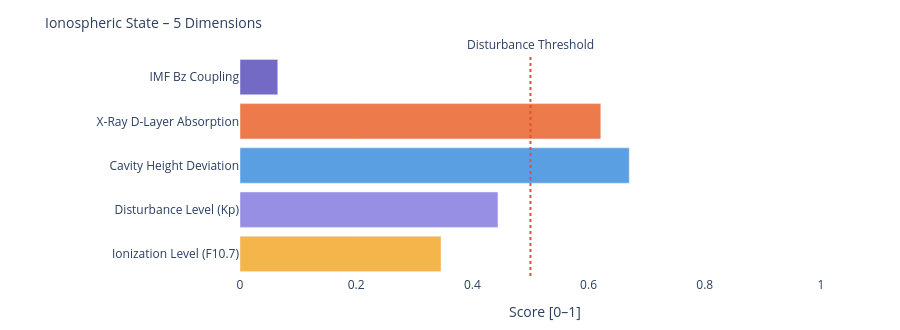

Notebook cell for this chart:
### Markdown cell above
---
### 📐 Systemic Insight: Geometric Cavity vs. Real Schumann Resonance

**Relevant for:** Layer 6 = delta analysis &nbsp;|&nbsp; Layer 7 = feature vector / system interpretation

A cavity height change from 80 km to 70 km shifts the **idealized geometric frequencies** only minimally:

| Modus | Aktuell | Referenz | Δ |
|-------|---------|----------|---|
| SR-1 | 10.4762 Hz | 10.4599 Hz | +16 mHz |
| SR-2 | 18.1452 Hz | 18.1171 Hz | +28 mHz |
| SR-3 | 25.6612 Hz | 25.6215 Hz | +40 mHz |
| SR-4 | 33.1285 Hz | 33.0772 Hz | +51 mHz |

The geometric effect is limited because 10 km is very small compared to Earth's radius (~6371 km).

**Consequence:** Real Schumann deviations are likely driven more strongly by **conductivity, damping, day/night structure, lightning distribution and source geometry** than by pure cavity height.

---

**Layer 6 compares:**
```
geometric Δ from Layer 4  vs.  observed Δ from real Schumann measurement data
```

**Layer 7 Feature:**
```
If real Δ >> geometric Δ  →  non-geometric factors dominant
```

### Code cell
# ============================================================
# IONOSPHERIC STATE – Summary gauge
# Five dimensions: ionization, disturbance, cavity height, X-Ray, Bz coupling
# ============================================================

def norm(v, lo, hi):
    if v is None: return None
    return round(max(0.0, min(1.0, (v - lo) / (hi - lo))), 3)

# Ionization level (F10.7 → F2-Layer)
ioniz = norm(f107_val, 60, 250)

# Disturbance level (Kp → E/F-Layer irregularities)
disturb = norm(kp_val, 0, 9)

# Cavity height deviation from reference (80 km)
h_dev = norm(abs(h_eff - 80), 0, 20)

# X-Ray ionization (D-Layer absorption)
xray_ioniz = None
if xray_now is not None:
    xray_ioniz = norm(math.log10(max(xray_now, 1e-9)) + 9, 0, 5)

# Bz coupling (southward Bz → stronger magnetosphere-ionosphere coupling)
bz_coupling = norm(-(bz_now or 0), -5, 30) if bz_now is not None else None

dims = [
    ('Ionization Level (F10.7)',    ioniz,      '#F2A623'),
    ('Disturbance Level (Kp)',      disturb,    '#7F77DD'),
    ('Cavity Height Deviation',     h_dev,      '#378ADD'),
    ('X-Ray D-Layer Absorption',    xray_ioniz, '#E85D24'),
    ('IMF Bz Coupling',             bz_coupling,'#534AB7'),
]

fig = go.Figure()
for name, val, col in dims:
    if val is not None:
        h = int(val * 20)
        bar = '█' * h + '░' * (20 - h)
        label = f'{name}:  {bar}  {val:.3f}'
    else:
        label = f'{name}:  {"─" * 20}  n/a'
    fig.add_trace(go.Bar(
        x=[val if val is not None else 0],
        y=[name],
        orientation='h',
        marker_color=col, opacity=0.82,
        showlegend=False
    ))

fig.add_vline(x=0.5, line_dash='dot', line_color='#e74c3c',
              annotation_text='Disturbance Threshold', annotation_position='top')
fig.update_layout(
    title=dict(text='Ionospheric State – 5 Dimensions', font=dict(size=14)),
    xaxis=dict(title='Score [0–1]', range=[0, 1.05]),
    height=330, plot_bgcolor='rgba(0,0,0,0)', paper_bgcolor='rgba(0,0,0,0)',
    margin=dict(l=240, r=50, t=55, b=40)
)
fig.show()

print(f'\nIonospheric state:')
for name, val, _ in dims:
    print(f'  {name:<35} {val:.3f}' if val is not None else f'  {name:<35} n/a')

### Figure 1 — Plotly figure (JSON) as saved in the notebook; plotly's stock layout.template omitted (floating-point values rounded to 4 significant figures)
{"data": [{"marker": {"color": "#F2A623"}, "opacity": 0.82, "orientation": "h", "showlegend": false, "type": "bar", "x": [0.346], "y": ["Ionization Level (F10.7)"]}, {"marker": {"color": "#7F77DD"}, "opacity": 0.82, "orientation": "h", "showlegend": false, "type": "bar", "x": [0.444], "y": ["Disturbance Level (Kp)"]}, {"marker": {"color": "#378ADD"}, "opacity": 0.82, "orientation": "h", "showlegend": false, "type": "bar", "x": [0.67], "y": ["Cavity Height Deviation"]}, {"marker": {"color": "#E85D24"}, "opacity": 0.82, "orientation": "h", "showlegend": false, "type": "bar", "x": [0.621], "y": ["X-Ray D-Layer Absorption"]}, {"marker": {"color": "#534AB7"}, "opacity": 0.82, "orientation": "h", "showlegend": false, "type": "bar", "x": [0.065], "y": ["IMF Bz Coupling"]}], "layout": {"annotations": [{"showarrow": false, "text": "Disturbance Threshold", "x": 0.5, "xanchor": "center", "xref": "x", "y": 1, "yanchor": "bottom", "yref": "y domain"}], "height": 330, "margin": {"b": 40, "l": 240, "r": 50, "t": 55}, "paper_bgcolor": "rgba(0,0,0,0)", "plot_bgcolor": "rgba(0,0,0,0)", "shapes": [{"line": {"color": "#e74c3c", "dash": "dot"}, "type": "line", "x0": 0.5, "x1": 0.5, "xref": "x", "y0": 0, "y1": 1, "yref": "y domain"}], "title": {"font": {"size": 14}, "text": "Ionospheric State – 5 Dimensions"}, "xaxis": {"range": [0, 1.05], "title": {"text": "Score [0–1]"}}}}
